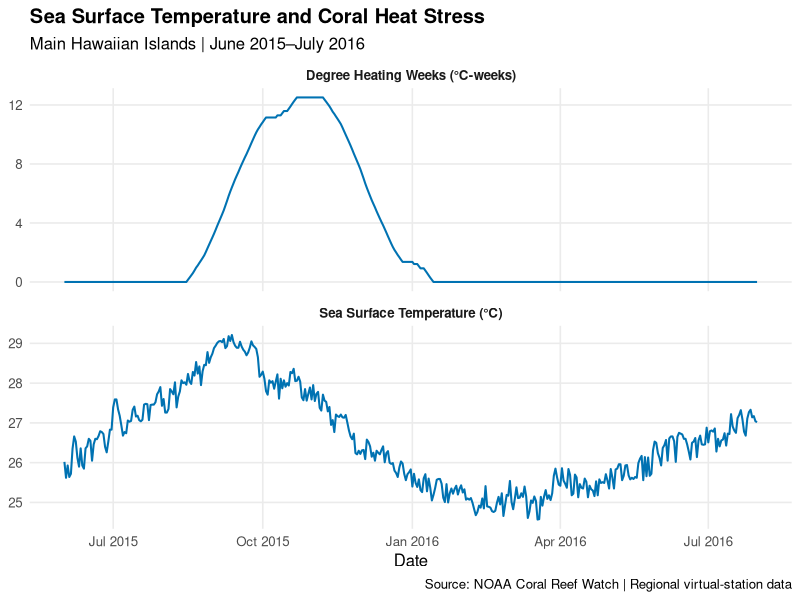

R code for this plot:
## ---- chunk 1
#| include: false
hawaii_raw <- readLines("../data/hawaii.txt")
head(hawaii_raw, 15)
## ---- chunk 2
#| include: false
grep("^YYYY", hawaii_raw, value = TRUE)
## ---- chunk 3
grep("^YYYY", hawaii_raw)
## ---- chunk 4
#| include: false
hawaii_data <- read.table(
  text = paste(hawaii_raw[-(1:22)], collapse = "\n"),
  header = FALSE
)


names(hawaii_data) <- strsplit(
  trimws(hawaii_raw[22]), "\\s+"
)[[1]]

head(hawaii_data)
## ---- chunk 5
#| include: false
library(dplyr)

hawaii_2015 <- hawaii_data %>%
  mutate(
    date = as.Date(sprintf(
      "%04d-%02d-%02d", YYYY, MM, DD
    ))
  ) %>%
  filter(
    date >= as.Date("2015-06-01"),
    date <= as.Date("2016-07-31")
  )

nrow(hawaii_2015)
## ---- chunk 6
#| include: false
names(hawaii_2015)
## ---- chunk 7
#| include: false
names(hawaii_2015)[8:10]
## ---- chunk 8
#| include: false
library(ggplot2)
library(tidyr)
## ---- chunk 9
#| echo: false
hawaii_plot <- hawaii_2015 %>%
  select(
    date,
    SST = `SST@90th_HS`,
    DHW = `DHW_from_90th_HS>1`
  ) %>%
  pivot_longer(
    cols = c(SST, DHW),
    names_to = "variable",
    values_to = "value"
  )

## ---- chunk 10
#| echo: false
ggplot(hawaii_plot, aes(x = date, y = value)) +
  geom_line(colour = "#0072B2", linewidth = 0.7) +
  facet_wrap(
    ~variable,
    ncol = 1,
    scales = "free_y",
    labeller = as_labeller(c(
      SST = "Sea Surface Temperature (°C)",
      DHW = "Degree Heating Weeks (°C-weeks)"
    ))
  ) +
  labs(
    title = "Sea Surface Temperature and Coral Heat Stress",
    subtitle = "Main Hawaiian Islands | June 2015–July 2016",
    x = "Date",
    y = NULL,
    caption = "Source: NOAA Coral Reef Watch | Regional virtual-station data"
  ) +
  theme_minimal(base_size = 12) +
  theme(
    strip.text = element_text(face = "bold"),
    plot.title = element_text(face = "bold"),
    panel.grid.minor = element_blank()
  )
